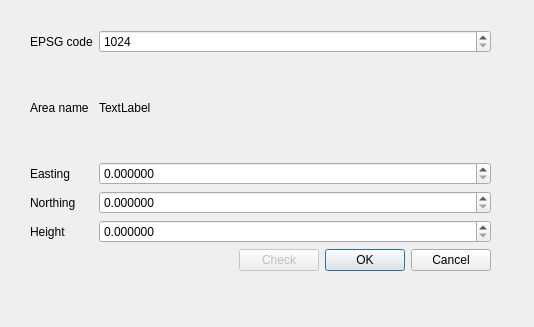
<?xml version="1.0" encoding="UTF-8"?>
<ui version="4.0">
 <class>AddGeoreferenceDialog</class>
 <widget class="QDialog" name="AddGeoreferenceDialog">
  <property name="geometry">
   <rect>
    <x>0</x>
    <y>0</y>
    <width>534</width>
    <height>327</height>
   </rect>
  </property>
  <property name="windowTitle">
   <string>Dialog</string>
  </property>
  <widget class="QWidget" name="verticalLayoutWidget">
   <property name="geometry">
    <rect>
     <x>30</x>
     <y>30</y>
     <width>461</width>
     <height>241</height>
    </rect>
   </property>
   <layout class="QVBoxLayout" name="verticalLayout">
    <item>
     <layout class="QGridLayout" name="gridLayout_2">
      <item row="2" column="1">
       <widget class="QDoubleSpinBox" name="doubleSpinBoxEasting">
        <property name="decimals">
         <number>6</number>
        </property>
        <property name="maximum">
         <double>1000000000.000000000000000</double>
        </property>
       </widget>
      </item>
      <item row="3" column="1">
       <widget class="QDoubleSpinBox" name="doubleSpinBoxNorthing">
        <property name="decimals">
         <number>6</number>
        </property>
        <property name="maximum">
         <double>100000000.000000000000000</double>
        </property>
       </widget>
      </item>
      <item row="4" column="1">
       <widget class="QDoubleSpinBox" name="doubleSpinBoxHeight">
        <property name="decimals">
         <number>6</number>
        </property>
        <property name="maximum">
         <double>100000000.000000000000000</double>
        </property>
       </widget>
      </item>
      <item row="1" column="1">
       <widget class="QLabel" name="labelOutputAreaName">
        <property name="text">
         <string>TextLabel</string>
        </property>
       </widget>
      </item>
      <item row="2" column="0">
       <widget class="QLabel" name="labelEasting">
        <property name="text">
         <string>Easting</string>
        </property>
       </widget>
      </item>
      <item row="0" column="0">
       <widget class="QLabel" name="labelEPSG">
        <property name="text">
         <string>EPSG code</string>
        </property>
       </widget>
      </item>
      <item row="1" column="0">
       <widget class="QLabel" name="labelAreaName">
        <property name="text">
         <string>Area name</string>
        </property>
       </widget>
      </item>
      <item row="3" column="0">
       <widget class="QLabel" name="labelNorthing">
        <property name="text">
         <string>Northing</string>
        </property>
       </widget>
      </item>
      <item row="4" column="0">
       <widget class="QLabel" name="labelHeight">
        <property name="text">
         <string>Height</string>
        </property>
       </widget>
      </item>
      <item row="6" column="1">
       <layout class="QHBoxLayout" name="horizontalLayout_3">
        <item>
         <spacer name="horizontalSpacer">
          <property name="orientation">
           <enum>Qt::Horizontal</enum>
          </property>
          <property name="sizeHint" stdset="0">
           <size>
            <width>40</width>
            <height>20</height>
           </size>
          </property>
         </spacer>
        </item>
        <item>
         <widget class="QPushButton" name="pushButtonCheck">
          <property name="enabled">
           <bool>false</bool>
          </property>
          <property name="text">
           <string>Check</string>
          </property>
         </widget>
        </item>
        <item>
         <widget class="QDialogButtonBox" name="buttonBoxOkCancel">
          <property name="locale">
           <locale language="English" country="UnitedStates"/>
          </property>
          <property name="orientation">
           <enum>Qt::Horizontal</enum>
          </property>
          <property name="standardButtons">
           <set>QDialogButtonBox::Cancel|QDialogButtonBox::Ok</set>
          </property>
          <property name="centerButtons">
           <bool>false</bool>
          </property>
         </widget>
        </item>
       </layout>
      </item>
      <item row="0" column="1">
       <widget class="QSpinBox" name="spinBoxEPSG">
        <property name="minimum">
         <number>1024</number>
        </property>
        <property name="maximum">
         <number>32767</number>
        </property>
       </widget>
      </item>
     </layout>
    </item>
   </layout>
  </widget>
 </widget>
 <resources/>
 <connections>
  <connection>
   <sender>buttonBoxOkCancel</sender>
   <signal>rejected()</signal>
   <receiver>AddGeoreferenceDialog</receiver>
   <slot>reject()</slot>
   <hints>
    <hint type="sourcelabel">
     <x>316</x>
     <y>260</y>
    </hint>
    <hint type="destinationlabel">
     <x>286</x>
     <y>274</y>
    </hint>
   </hints>
  </connection>
  <connection>
   <sender>buttonBoxOkCancel</sender>
   <signal>accepted()</signal>
   <receiver>AddGeoreferenceDialog</receiver>
   <slot>accept()</slot>
   <hints>
    <hint type="sourcelabel">
     <x>248</x>
     <y>254</y>
    </hint>
    <hint type="destinationlabel">
     <x>157</x>
     <y>274</y>
    </hint>
   </hints>
  </connection>
 </connections>
</ui>
